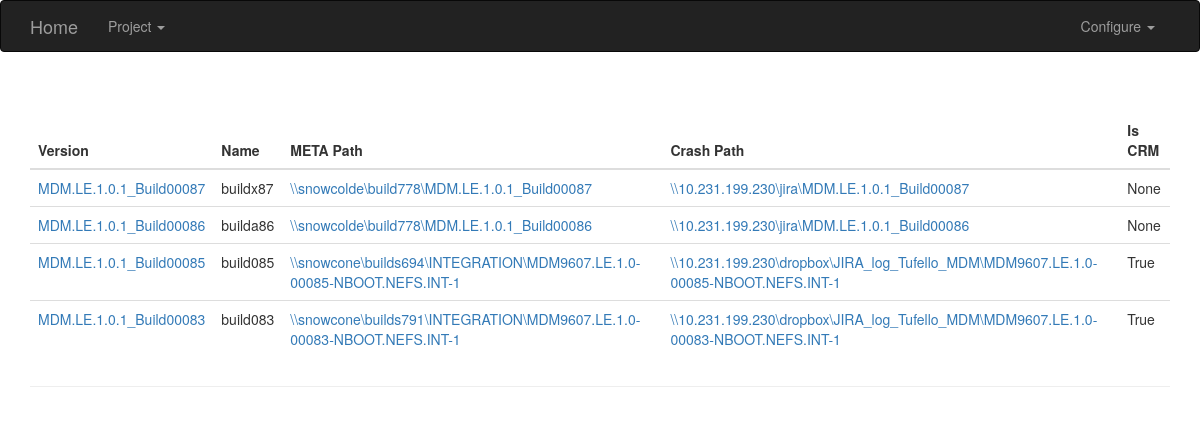
Before: /build/list with the older database file.
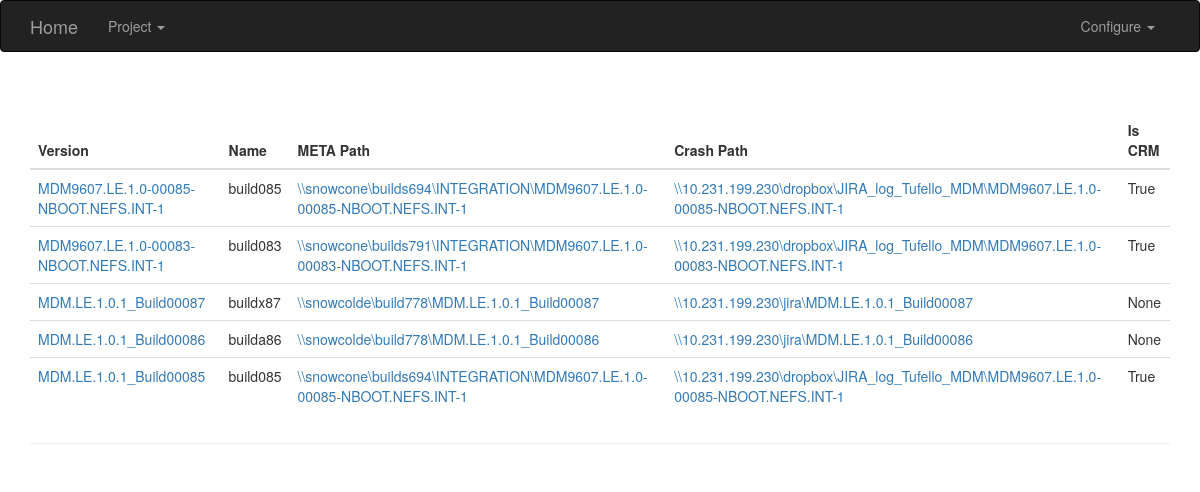
After: the same page with the newer database file.
### TBD.py (models this page shows, shortened)
class Build(db.Model):
    __tablename__ = 'builds'
    id = db.Column(db.Integer, primary_key=True)
    version = db.Column(db.TEXT, unique=True)
    name = db.Column(db.String(64), nullable=False)
    meta_path = db.Column(db.TEXT, nullable=False)
    crash_path = db.Column(db.TEXT, nullable=False)
    is_crm = db.Column(db.Boolean, nullable=True)
    td = db.relationship(TD, backref='build')

### TBD.py (the view)
@app.route('/build/list', methods=['GET', 'POST'])
def build_list():
    project = Project.query.order_by(Project.name).all()
    project_name = request.args.get('project_name', None)
    if project_name:
        builds = Build.query.join(Build.td).join(TD.project).filter(Project.name==project_name).order_by(db.desc(Build.version)).all()
    else:
        builds = Build.query.order_by(db.desc(Build.version)).all()
    if request.method == 'POST':
        build_list = []
        for build in builds:
            build_list.append({'version': build.version, 'name': build.name, 'meta_path': build.meta_path, 'crash_path': build.crash_path, 'is_crm': build.is_crm})
        return jsonify(code=0, result=build_list)
    else:
        return render_template('build_list.html', project=project, project_name=project_name, builds=builds)

### templates/build_list.html (shortened to what this page needs)
{% extends "base.html" %}
{% block content %}
<div class="container">
    <div class="page-header">
        <table class="table">
            <thead>
                <th>Version</th>
                <th>Name</th>
                <th>META Path</th>
                <th>Crash Path</th>
                <th>Is CRM</th>
            </thead>
            <tbody>
                {% for build in builds %}
                <tr>
                    <td><a href="{{ url_for('project_tbd') }}?project_name={{ project_name }}&build_version={{ build.version }}">{{ build.version }}</a></td>
                    <td>{{ build.name }}</td>
                    <td><a href="{{ build.meta_path }}">{{ build.meta_path }}</a></td>
                    <td><a href="{{ build.crash_path }}">{{ build.crash_path }}</a></td>
                    <td>{{ build.is_crm }}</td>
                </tr>
                {% endfor %}
            </tbody>
        </table>
    </div>
</div>
{% endblock %}7

### templates/base.html (shortened to what this page needs)
{% extends "bootstrap/base.html" %}
{% block head %}
{{ super() }}
{% endblock %}
{% block styles %}
<link href="{{ url_for('static', filename='css/bootstrap-3.3.5.min.css') }}" rel="stylesheet">
{% endblock %}
{% block navbar %}
<div class="navbar navbar-inverse" role="navigation">
    <div class="container">
        <div class="navbar-header">
            <a class="navbar-brand" href="{{ url_for('index') }}">Home</a>
        </div>
        <div class="navbar-collapse collapse">
            <ul class="nav navbar-nav">
                <li class="dropdown">
                    <a href="#" class="dropdown-toggle" data-toggle="dropdown">
                        Project <b class="caret"></b>
                    </a>
                </li>
            </ul>
            <ul class="nav navbar-nav navbar-right">
                <li class="dropdown">
                    <a href="#" class="dropdown-toggle" data-toggle="dropdown">
                        Configure <b class="caret"></b>
                    </a>
                </li>
            </ul>
        </div>
    </div>
</div>
{% endblock %}

Changed rows visible on the page:
removed Build: version "MDM.LE.1.0.1_Build00083", name "build083", meta_path "\\\\snowcone\\builds791\\INTEGRATION\\MDM9607.LE.1.0-00083-NBOOT.NEFS.INT-1", crash_path "\\\\10.231.199.230\\dropbox\\JIRA_log_Tufello_MDM\\MDM9607.LE.1.0-00083-NBOOT.NEFS.INT-1", is_crm "True"
added Build: version "MDM9607.LE.1.0-00085-NBOOT.NEFS.INT-1", name "build085", meta_path "\\\\snowcone\\builds694\\INTEGRATION\\MDM9607.LE.1.0-00085-NBOOT.NEFS.INT-1", crash_path "\\\\10.231.199.230\\dropbox\\JIRA_log_Tufello_MDM\\MDM9607.LE.1.0-00085-NBOOT.NEFS.INT-1", is_crm "True"
added Build: version "MDM9607.LE.1.0-00083-NBOOT.NEFS.INT-1", name "build083", meta_path "\\\\snowcone\\builds791\\INTEGRATION\\MDM9607.LE.1.0-00083-NBOOT.NEFS.INT-1", crash_path "\\\\10.231.199.230\\dropbox\\JIRA_log_Tufello_MDM\\MDM9607.LE.1.0-00083-NBOOT.NEFS.INT-1", is_crm "True"
